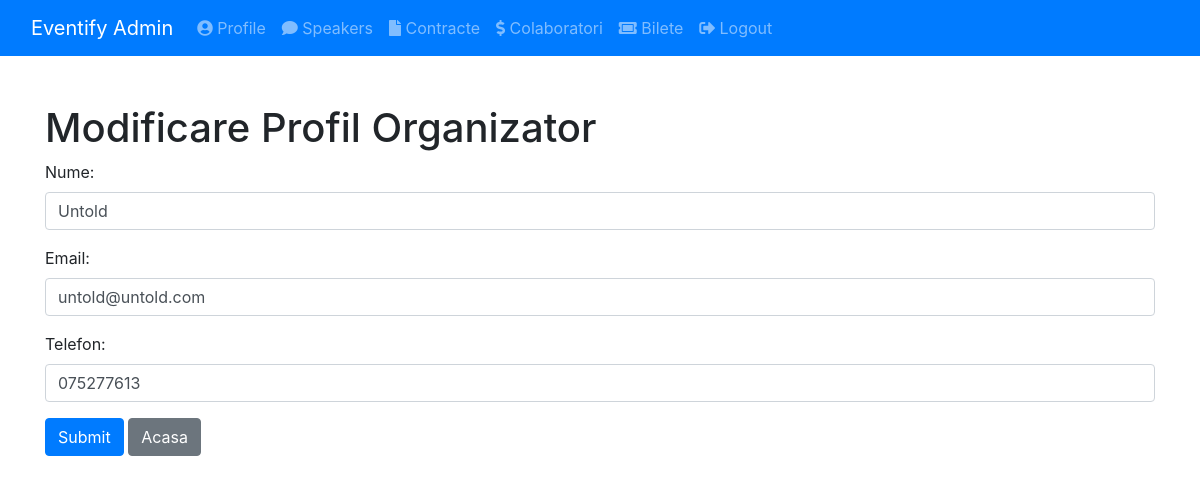
/admin/profile?id=2 (signed in), run on the app's committed database.
### tables this page shows
CREATE TABLE `organizator` (
  `ID` int(11) NOT NULL,
  `email` varchar(50) NOT NULL,
  `username` varchar(50) NOT NULL,
  `nume` varchar(50) NOT NULL,
  `parola` varchar(255) NOT NULL,
  `telefon` varchar(15) NOT NULL
);

### admin/profile/index.php (the view, shortened to what this page needs)
<?php
include("../partials/conectare.php");
include("../partials/navbar.php");
?>
<!DOCTYPE html>
<html lang="en">
<head>
    <link href="https://stackpath.bootstrapcdn.com/bootstrap/4.3.1/css/bootstrap.min.css" rel="stylesheet">
    <link rel="stylesheet" href="https://use.fontawesome.com/releases/v5.7.1/css/all.css">
</head>
<body>
<div class="container mt-5">
    <h1><?php if ($_GET['id'] != '') { echo "Modificare Profil Organizator"; }?></h1>
    <form action="" method="post">
        <?php if ($_GET['id'] != '') { ?>
        <?php
        if ($result = $mysqli->query("SELECT nume, email, telefon FROM organizator where id='".$_GET['id']."'"))
        {
        if ($result->num_rows > 0)
        { $row = $result->fetch_object();?>
            <div class="form-group">
                <label for="nume">Nume:</label>
                <input type="text" class="form-control" name="nume" value="<?php echo $row->nume; ?>"/>
            </div>
            <div class="form-group">
                <label for="email">Email:</label>
                <input type="email" class="form-control" name="email" value="<?php echo $row->email; ?>"/>
            </div>
            <div class="form-group">
                <label for="phone">Telefon:</label>
                <input type="text" class="form-control" name="phone" value="<?php echo $row->telefon; ?>"/>
            </div>
            <button type="submit" name="submit" class="btn btn-primary">Submit</button>
            <a href="../index.php" class="btn btn-secondary">Acasa</a>
        <?php }}} ?>
    </form>
</div>
</body>
</html>

### data on the page
organizator: nume "Untold", email "untold@untold.com", phone "075277613"
